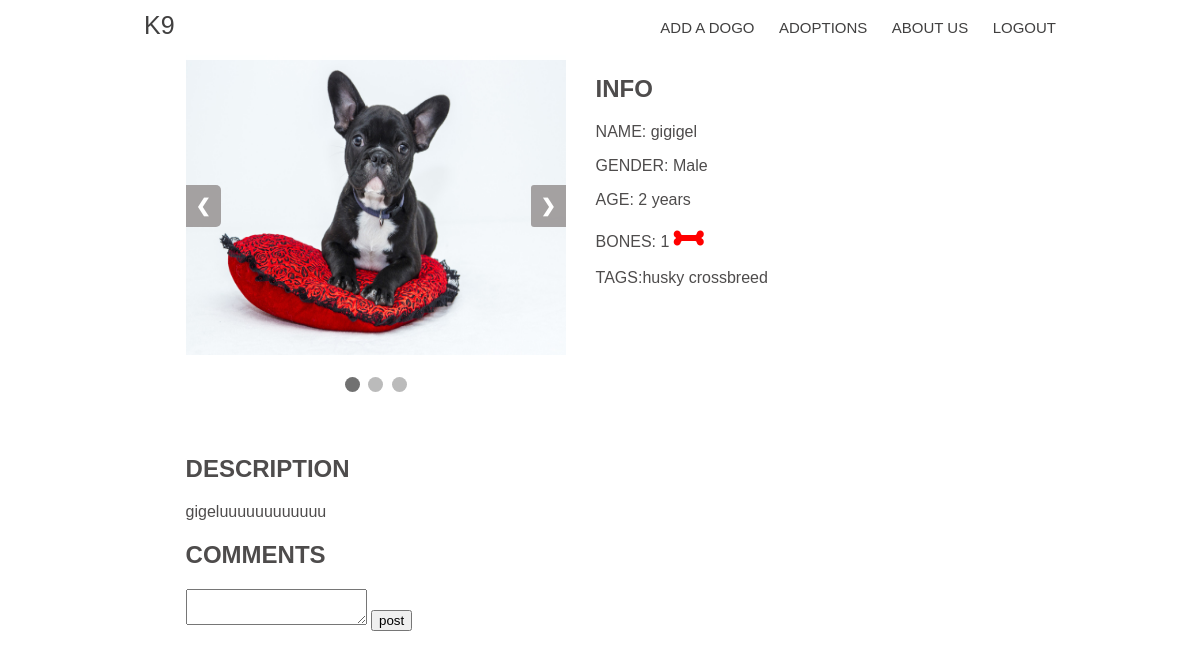
The page /dog?id=2 (signed in) on the database its author committed.
### models.py (models this page shows)
class Image(DB.Model):
    id = DB.Column(DB.Integer, primary_key=True)
    name = DB.Column(DB.String, nullable=False)
    post_id = DB.Column(DB.Integer, DB.ForeignKey('post.id'), nullable=False)

class Post(DB.Model):
    id = DB.Column(DB.Integer, primary_key=True)
    text = DB.Column(DB.Text(), nullable=False)
    title = DB.Column(DB.String(20), nullable=False)
    gender = DB.Column(DB.String(6))
    age = DB.Column(DB.Integer)
    user_id = DB.Column(DB.Integer, DB.ForeignKey('user.id'), nullable=False)
    comments = DB.relationship('Comment', backref='post', lazy=True)
    tags = DB.relationship('Tag', secondary=POST_TAG)
    bones = DB.relationship('User', secondary=BONES_USER_POST)
    date = DB.Column(DB.DateTime, default=datetime.utcnow)
    images = DB.relationship('Image', backref='post', lazy=True)

class Tag(DB.Model):
    id = DB.Column(DB.Integer, primary_key=True)
    tag_name = DB.Column(DB.String(20), unique=True)

### main.py (the view)
@APP.route('/dog', methods=['GET', 'POST'])
def dog():
    form = CommentForm()
    arguments = request.args
    if 'id' in arguments:
        post_id = int(arguments['id'])
    else:
        return redirect(url_for('index'))
    query = Post.query.filter_by(id=post_id).first()
    if form.validate_on_submit():
        gigi = Comment(text=form.text.data, user_id=current_user.id, post_id=post_id)
        query.comments.append(gigi)
        DB.session.commit()
    comments = Comment.query.filter_by(post_id=post_id)
    print(comments)
    return render_template('dog.html', dog=query, comments=comments, form=form)

### models.py
class CommentForm(FlaskForm):
    text = TextAreaField('comment', validators=[InputRequired()])

### main.py (called while the page is built)
@LOGIN_MANAGER.user_loader
def load_user(user_id):
    return User.query.filter_by(id=user_id).first()

def is_admin(user):
    if hasattr(user, 'rank') and user.rank == _ADMIN_RANK_:
        return True
    else:
        return False

### models.py (called while the page is built)
    def has_liked(self, pid):
        return Post.query.filter_by(id=pid).first() in self.bones

### templates/dog.html (shortened to what this page needs)
{%extends "base.html"%}
{%block links%}
<link rel="stylesheet" type="text/css" href="{{url_for('static', filename='css/view.css') }}">
<link rel="stylesheet" href="https://use.fontawesome.com/releases/v5.8.1/css/all.css">
{%endblock%}
{%block content%}
<div class="content_img">
  <div class="slideshow-container">
    {%if dog.images|length>0%}
		{%for img in dog.images%}
		<div class="mySlides fade">
			<img src="{{url_for('static', filename='uploads/images/'+img.name) }}">
		</div>
		{%endfor%}
		<a class="prev" onclick="plusSlides(-1)">&#10094;</a>
		<a class="next" onclick="plusSlides(1)">&#10095;</a>
	{%else%}
		<div class="mySlides fade">
			<img src="{{url_for('static',filename='img/unknown.png')}}">
		</div>
	{%endif%}
  </div>
  <br>
  <div class="c1" style="text-align:center">
    {%for i in range(dog.images|length)%}
    <span class="dot" onclick="{{'currentSlide('+(i+1)|string+');'}}"></span>
    {%endfor%}
  </div>
</div>
<div class="content_info">
  <h2>INFO</h2>
  <div class="name">
    <p>
      NAME: <span>{{dog.title}}</span>
    </p>
  </div>
  <div>
    <p>
      GENDER: <span>{{dog.gender}}</span>
    </p>
  </div>
  <div>
    <p>
      AGE: <span> {%if dog.age|int < 12 %}{{dog.age}} months{%else%}{{(dog.age/12)|int}} years{%endif%}</span>
    </p>
  </div>
  <div>
    <P>
      BONES: <span>{{dog.bones|length}}</span>
      {%if current_user.is_authenticated%}
        {%if current_user.has_liked(dog.id)%}
          <span class="bone red" class="bone" onclick="like('{{dog.id}}','unlike');">
            <i class="fas fa-bone"></i>
          </span>
        {%else%}
        <span class="bone" >
          <i class="fas fa-bone" onclick="like('{{dog.id}}','like');"></i>
        </span>
        {%endif%}
      {%endif%}
    </P>
  </div>
  <div>
    <P>
      TAGS:{%for tag in dog.tags%}{{tag.tag_name}} {%endfor%}
    </P>
  </div>
</div>
<div class="container">
  <h2>
    DESCRIPTION
  </h2>
  <p>{{dog.text}}</p>
</div>
<div class="container">
  <h2>COMMENTS</h2>
  <form action="dog?id={{dog.id}}" method="POST">
  {{form.text}}
  <input type="submit" value="post">
  </form>
</div>
{%endblock%}

### static/css/meniu.css (style rules this page uses)
* { box-sizing: border-box; font-family: "Montserrat", sans-serif; }
a { text-decoration: none; }

### static/css/view.css (style rules this page uses)
* { box-sizing: border-box }
body { color: #4e4c4c; background: white; font-family: "Cardo", serif; font-weight: 300; -webkit-font-smoothing: antialiased; }
.mySlides { display: none }
.bone { font-size:1.5em; }
.red { color:red; }
.container { clear:both; overflow-wrap: break-word; }
.content_img { position: relative; float: left; width: 380px; height: 400px; max-width: 100%; margin-right: 30px; }
.slideshow-container img { max-width: 100%; width: 380px; height: 300px; position: relative; margin: auto; }
.slideshow-container { max-width: 1000px; position: relative; margin: auto; }
.prev, .next { cursor: pointer; position: absolute; top: 50%; width: auto; padding: 10px; margin-top: -22px; color: white; font-weight: bold; font-size: 18px; transition: 0.6s ease; border-radius: 0 5px 5px 0; user-select: none; background-color: rgba(146, 141, 141, 0.8); }
.next { right: 0; border-radius: 3px 0 0 3px; }
.dot { cursor: pointer; height: 15px; width: 15px; margin: 0 2px; background-color: #bbb; border-radius: 50%; display: inline-block; transition: background-color 0.6s ease; }
.active, .dot:hover { background-color: #717171; }
.fade { -webkit-animation-name: fade; -webkit-animation-duration: 1.5s; animation-name: fade; animation-duration: 1.5s; }

### rows shown on the page
Image: name (picture)
Post: title "gigigel", gender "Male", (dog.age/12)|int "2", text "gigeluuuuuuuuuuuu"
Tag: tag_name "husky"
Tag: tag_name "crossbreed"

### other values the page prints
{{ dog.bones|length }} "1"
